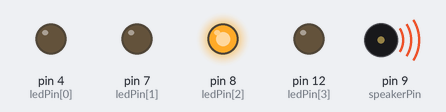
The sketch below on a simulated Arduino Uno, built with avr-gcc and run on an emulated ATmega328P. Parts: output pins drawn as LEDs (lit = HIGH), buzzer (waves = sounding).

Above: at 0.9 s.
At 2.2 s:
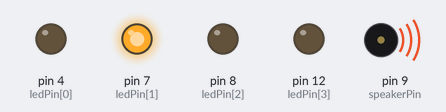
At 5.05 s:
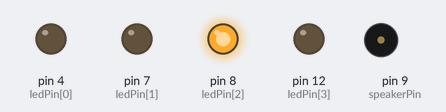
At 14.4 s:
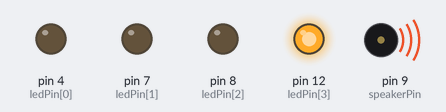
At 25.85 s:
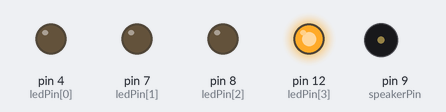
At 35.2 s:
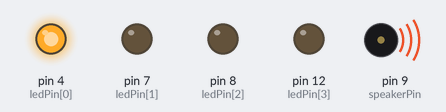
Timing chart, 0 to 40.0 s (numbered marks = the images above):
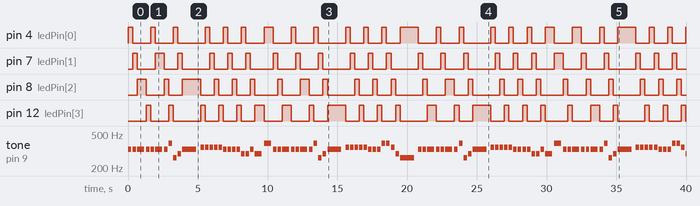

The sketch:

Blink.ino
```cpp
#define NOTE_C4  262
#define NOTE_D4  294
#define NOTE_E4  330
#define NOTE_F4  349
#define NOTE_G4  392

int melody[] = {
  NOTE_E4, NOTE_E4, NOTE_E4, NOTE_E4, NOTE_E4, NOTE_E4,
  NOTE_E4, NOTE_G4, NOTE_C4, NOTE_D4, NOTE_E4,
  NOTE_F4, NOTE_F4, NOTE_F4, NOTE_F4, NOTE_F4, NOTE_E4, NOTE_E4, NOTE_E4,
  NOTE_E4, NOTE_D4, NOTE_D4, NOTE_E4, NOTE_D4, NOTE_G4,
  NOTE_E4, NOTE_E4, NOTE_E4, NOTE_E4, NOTE_E4, NOTE_E4,
  NOTE_E4, NOTE_G4, NOTE_C4, NOTE_D4, NOTE_E4,
  NOTE_F4, NOTE_F4, NOTE_F4, NOTE_F4, NOTE_F4, NOTE_E4, NOTE_E4, NOTE_E4,
  NOTE_G4, NOTE_G4, NOTE_F4, NOTE_D4, NOTE_C4
};

const int ledPin[] = {4, 7, 8, 12};
const int ledPins = 4;
const int speakerPin = 9;

int noteDuration, pauseBetweenNotes;
int thisNote = 0;
int thisLed = 0;

int noteDurations[] = {
  4, 4, 2, 4, 4, 2,
  4, 4, 4, 4, 1,
  4, 4, 4, 4, 4, 4, 4, 4,
  4, 4, 4, 4, 2, 2,
  4, 4, 2, 4, 4, 2,
  4, 4, 4, 4, 1,
  4, 4, 4, 4, 4, 4, 4, 4,
  4, 4, 4, 4, 1
};

void setup() {
  pinMode(ledPin[0], OUTPUT);
  pinMode(ledPin[1], OUTPUT);
  pinMode(ledPin[2], OUTPUT);
  pinMode(ledPin[3], OUTPUT);
}

void loop() {
  if (!(thisNote < sizeof(melody)/sizeof(int))) {
    thisNote = 0;
  }

  noteDuration = 1000/noteDurations[thisNote];
  tone(speakerPin, melody[thisNote],noteDuration);
  pauseBetweenNotes = noteDuration * 1.30;

  digitalWrite(ledPin[thisLed], HIGH);

  delay(pauseBetweenNotes);

  digitalWrite(ledPin[thisLed], LOW);

  thisNote++;
  thisLed = (thisLed + 1) % 4;
}
```

Measured:
- by itself, pin 4 (ledPin[0]): LOW → HIGH at 0.00 s, → LOW 0.33 s later, → HIGH 1.3 s later, → LOW 0.33 s later, … (49 changes in this stretch)
- by itself, pin 7 (ledPin[1]): LOW → HIGH at 0.33 s, → LOW 0.33 s later, → HIGH 1.3 s later, → LOW 0.65 s later, … (48 changes in this stretch)
- by itself, pin 8 (ledPin[2]): LOW → HIGH at 0.65 s, → LOW 0.65 s later, → HIGH 1.3 s later, → LOW 0.33 s later, … (48 changes in this stretch)
- by itself, pin 12 (ledPin[3]): LOW → HIGH at 1.3 s, → LOW 0.33 s later, → HIGH 1.3 s later, → LOW 0.33 s later, … (48 changes in this stretch)
- by itself, tone on pin 9 (speakerPin): plays 330 Hz for 0.25 s, 330 Hz for 0.25 s, 330 Hz for 0.50 s, 330 Hz for 0.25 s, 330 Hz for 0.25 s, 330 Hz for 0.50 s … (97 notes in this stretch)
